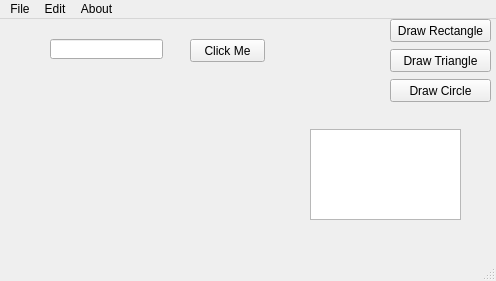
<?xml version="1.0" encoding="UTF-8"?>
<ui version="4.0">
 <class>MainWindow</class>
 <widget class="QMainWindow" name="MainWindow">
  <property name="geometry">
   <rect>
    <x>0</x>
    <y>0</y>
    <width>496</width>
    <height>281</height>
   </rect>
  </property>
  <property name="windowTitle">
   <string>MainWindow</string>
  </property>
  <widget class="QWidget" name="centralwidget">
   <widget class="QPushButton" name="pushButton">
    <property name="geometry">
     <rect>
      <x>190</x>
      <y>20</y>
      <width>75</width>
      <height>23</height>
     </rect>
    </property>
    <property name="text">
     <string>Click Me</string>
    </property>
   </widget>
   <widget class="QLineEdit" name="lineEdit">
    <property name="geometry">
     <rect>
      <x>50</x>
      <y>20</y>
      <width>113</width>
      <height>20</height>
     </rect>
    </property>
   </widget>
   <widget class="QTextEdit" name="textEdit">
    <property name="geometry">
     <rect>
      <x>310</x>
      <y>110</y>
      <width>151</width>
      <height>91</height>
     </rect>
    </property>
   </widget>
   <widget class="QPushButton" name="pushButton_2">
    <property name="geometry">
     <rect>
      <x>390</x>
      <y>0</y>
      <width>101</width>
      <height>23</height>
     </rect>
    </property>
    <property name="text">
     <string>Draw Rectangle</string>
    </property>
   </widget>
   <widget class="QPushButton" name="pushButton_3">
    <property name="geometry">
     <rect>
      <x>390</x>
      <y>30</y>
      <width>101</width>
      <height>23</height>
     </rect>
    </property>
    <property name="text">
     <string>Draw Triangle</string>
    </property>
   </widget>
   <widget class="QPushButton" name="pushButton_4">
    <property name="geometry">
     <rect>
      <x>390</x>
      <y>60</y>
      <width>101</width>
      <height>23</height>
     </rect>
    </property>
    <property name="text">
     <string>Draw Circle</string>
    </property>
   </widget>
  </widget>
  <widget class="QMenuBar" name="menubar">
   <property name="geometry">
    <rect>
     <x>0</x>
     <y>0</y>
     <width>496</width>
     <height>21</height>
    </rect>
   </property>
   <widget class="QMenu" name="menuFile">
    <property name="title">
     <string>File</string>
    </property>
    <addaction name="actionOpen"/>
    <addaction name="actionSave"/>
    <addaction name="actionQuit"/>
   </widget>
   <widget class="QMenu" name="menuEdit">
    <property name="title">
     <string>Edit</string>
    </property>
    <addaction name="actionCopy"/>
    <addaction name="actionPaste"/>
    <addaction name="actionUndo"/>
    <addaction name="actionRedo"/>
   </widget>
   <widget class="QMenu" name="menuAbout">
    <property name="title">
     <string>About</string>
    </property>
    <addaction name="actionAbout"/>
   </widget>
   <addaction name="menuFile"/>
   <addaction name="menuEdit"/>
   <addaction name="menuAbout"/>
  </widget>
  <widget class="QStatusBar" name="statusbar"/>
  <action name="actionOpen">
   <property name="text">
    <string>Open</string>
   </property>
  </action>
  <action name="actionSave">
   <property name="text">
    <string>Save</string>
   </property>
  </action>
  <action name="actionQuit">
   <property name="text">
    <string>Quit</string>
   </property>
  </action>
  <action name="actionCopy">
   <property name="text">
    <string>Copy</string>
   </property>
  </action>
  <action name="actionPaste">
   <property name="text">
    <string>Paste</string>
   </property>
  </action>
  <action name="actionUndo">
   <property name="text">
    <string>Undo</string>
   </property>
  </action>
  <action name="actionRedo">
   <property name="text">
    <string>Redo</string>
   </property>
  </action>
  <action name="actionAbout">
   <property name="text">
    <string>About</string>
   </property>
  </action>
 </widget>
 <resources/>
 <connections/>
</ui>
